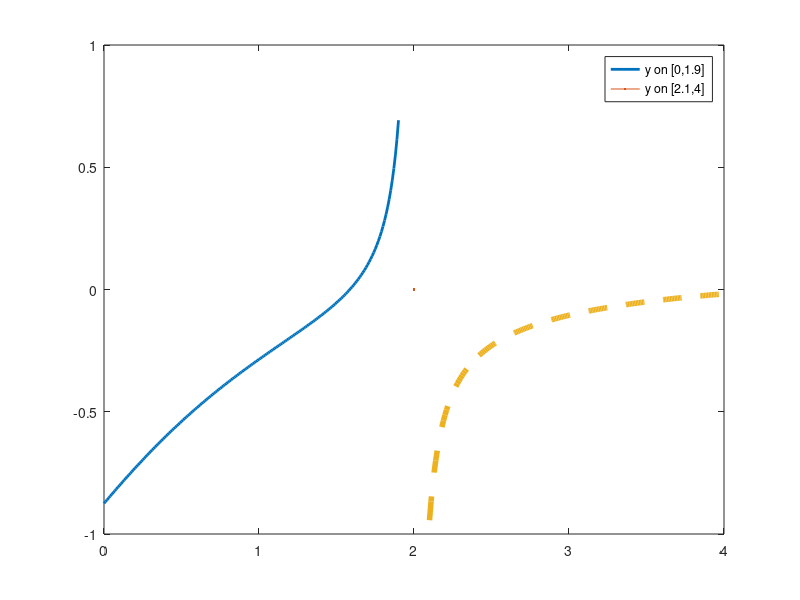

MATLAB code to generate this figure:
%y = @(x) (x.^2 - 6.*x + 7)/(x.^3 - 8)

%fplot(y, [0 1.9], 'b');
%hold on;
%fplot(y, [2.1 4], 'b');

clc;
close all;
clear all;

x1 = [0:0.01:1.9];
x2 = [2.1:0.01:4];

y1 = (x1.^2 - 6.*x1 + 7) ./ (x1.^3 - 8);
y2 = (x2.^2 - 6.*x2 + 7) ./ (x2.^3 - 8);

plot(x1, y1, '-', 'LineWidth', 2, 'MarkerSize', 13);
hold on;
plot(2, 0);
plot(x2, y2, '--', 'LineWidth', 4, 'MarkerSize', 14);

legend("y on [0,1.9]", "y on [2.1,4]");
%title('Plot of y = (x^2 - 6x + 7)/(x^3 - 8)');
%grid on;
